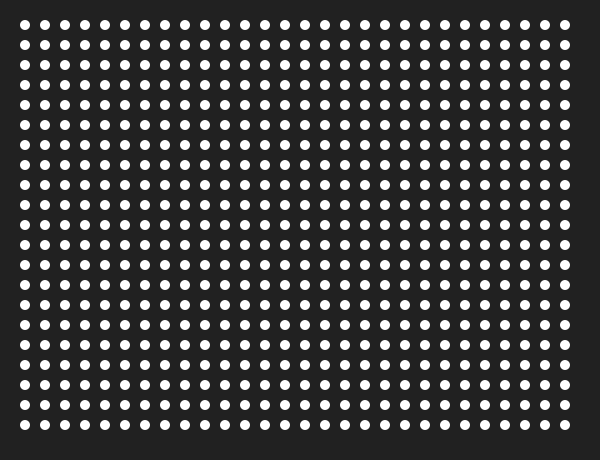
Frame 1 (no input)
Frame 60 (the mouse pressed at the canvas centre just before this capture): identical to frame 1, image omitted
Frame 120 (the mouse held since frame 60 and released just before this capture): identical to frame 1, image omitted

The Processing sketch that drew this single still picture (run headless with seeded random() and noise(); from frame 60 on, the mouse is pressed at the canvas centre):

// Processing sketch: boucle_02
// ── boucle_02.pde
/*
 * BOUCLE_FOR_02
 * Comment dessiner une trame de forme
 *
 * MW_2016
 * https://github.com/FreeArtBureau/ITERATIONS
 * www.iterations.fabprojects.codes
 *
 *
 * end
 */

/////////////////////////// GLOBALS ////////////////////////////
int marge = 25;
float dia = 10;
int intervalle = 20;
/////////////////////////// SETUP ////////////////////////////

void setup() {
  size(600, 460);
  background(33);
  smooth();
  noStroke();
}

/////////////////////////// DRAW ////////////////////////////
void draw() {
  background(33);

  for (int y=marge; y<height-marge; y+=intervalle) {
    for (int x=marge; x<width-marge; x+=intervalle) { 
     
      ellipse(x, y, dia, dia);
    }
  }
}

/////////////////////////// FUNCTIONS ////////////////////////////
// ── INFO.pde
/*
 * -------------------
 * BOUCLE : Iteration
 * -------------------
 * 
 *  BOUCLE_02
 *  Ce sketch démontre la structure d'une boucle for imbriquée
 *  pour dessiner une grille de formes.
 * 
 *  Lire :
 *  http://www.ecole-art-aix.fr/processing-04-03-concept-no-3-les
 *
 *  Lire aussi sur le concept de l'itération en général
 *  https://fr.wikipedia.org/wiki/Itération
 * 
 *
 * MW_2017
 * https://github.com/FreeArtBureau/fundamentals
 * www.fabprojects.codes
 *
 *
 * end
 */
